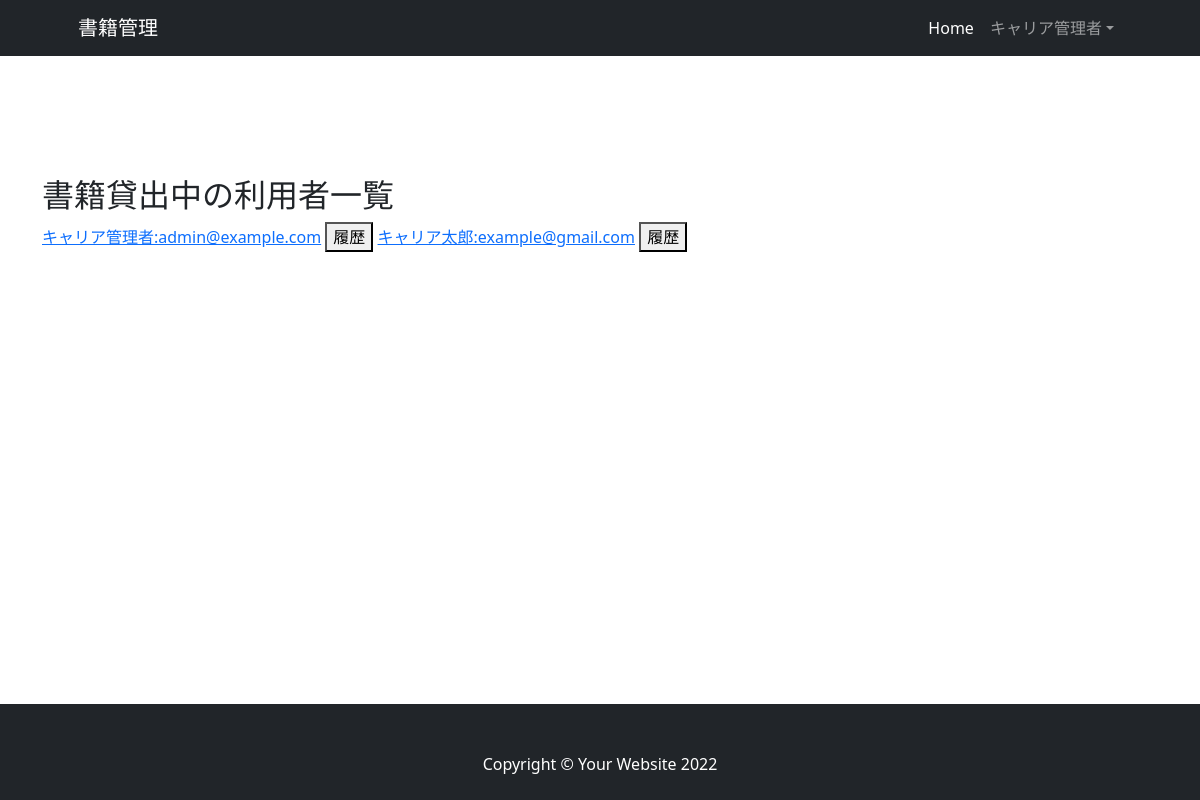
Page /list_status_user/ (signed in) on the committed database.
### register/models.py (models this page shows, shortened)
class User(AbstractBaseUser, PermissionsMixin):
    email = models.EmailField(_('email address'), unique=True)
    first_name = models.CharField(_('first name'), max_length=30, blank=True)
    last_name = models.CharField(_('last name'), max_length=150, blank=True)
    is_staff = models.BooleanField(
        _('staff status'),
        default=False,
        help_text=_(
            'Designates whether the user can log into this admin site.'),
    )
    is_active = models.BooleanField(
        _('active'),
        default=True,
        help_text=_(
            'Designates whether this user should be treated as active. '
            'Unselect this instead of deleting accounts.'
        ),
    )
    date_joined = models.DateTimeField(_('date joined'), default=timezone.now)
    """
    5冊目での貸出上限フラグ追加
    """
    rental_limit = models.BooleanField(default=False, help_text='5冊以上借りたらTrue', verbose_name='貸出上限フラグ')
    """
    借りているかどうかでフラグ追加
    """
    is_borrowing = models.BooleanField(default=False, help_text='本を借りていればTrue', verbose_name='本を借りている人/is_borrowing')
    objects = CustomUserManager()
    EMAIL_FIELD = 'email'
    USERNAME_FIELD = 'email'
    REQUIRED_FIELDS = []
    class Meta:
        verbose_name = _('user')
        verbose_name_plural = _('users')
    def __str__(self):
        return self.last_name + self.first_name + ':' + self.email

### book_rental_app/views/lender_views.py (the view)
# urls.py: path('list_status_user/', views.list_status_user, name='list_status_user'),
def list_status_user(request):
    borrowing_users = User.objects.filter(is_borrowing=True)
    context = {
        'borrowing_users': borrowing_users,
    }
    return render(request, 'lender/list_status/list_status_user.html', context)

### book_rental_app/templates/lender/list_status/list_status_user.html (shortened to what this page needs)
{% extends 'lender/base.html' %}
{% block content %}
        <section class="pt-4">
            <div class="container">
              <h2>書籍貸出中の利用者一覧</h2>
              {% for borrowing_user in borrowing_users %}
              <a href="{% url 'book_rental_app:detail_status_user' borrowing_user.pk %}">{{ borrowing_user }}</a>
              <button type="button" onclick="location.href='{% url 'book_rental_app:history_status_user' borrowing_user.pk %}'">履歴</button>
              {% endfor %}
            </div>
        </section>
{% endblock %}

### book_rental_app/templates/lender/base.html (shortened to what this page needs)
{% load static %}
<!DOCTYPE html>
<html lang="ja">
    <head>
        <link href="https://cdn.jsdelivr.net/npm/bootstrap-icons@1.8.0/font/bootstrap-icons.css" rel="stylesheet" />
        <link href="{% static 'css/borrower.css' %}" rel="stylesheet" />
        <link href="{% static 'css/mystyle.css' %}" rel="stylesheet" />
    </head>
    <body>
        <nav class="navbar navbar-expand-lg navbar-dark bg-dark">
            <div class="container px-lg-5">
                <a class="navbar-brand" href="{% url 'book_rental_app:index_lender' %}">書籍管理</a>
                <div class="collapse navbar-collapse" id="navbarSupportedContent">
                    <ul class="navbar-nav ms-auto mb-2 mb-lg-0">
                        <li class="nav-item"><a class="nav-link active" aria-current="page" href="#!">Home</a></li>
                        {% if user.is_authenticated %}
                        {% if user.last_name and user.first_name %}
                        <li class="nav-item dropdown">
                            <a class="nav-link dropdown-toggle" data-toggle="dropdown"
                            href="#" role="button" aria-haspopup="true" aria-expanded="false">
                            {{ user.last_name }}{{ user.first_name }}</a>
                        </li>
                        {% endif %}
                        {% endif %}
                    </ul>
                </div>
            </div>
        </nav>
        {% block content %}
        {% endblock %}
        <footer class="py-5 bg-dark">
            <div class="container"><p class="m-0 text-center text-white">Copyright &copy; Your Website 2022</p></div>
        </footer>
    </body>
</html>

### static/css/mystyle.css (style rules this page uses)
body { margin: 0; padding: 0; position: relative; padding-bottom: 120px; }
section { margin-top: 6rem; }
footer { width: 100%; height: 6px; background-color: #89c7de; color: #fff; text-align: center; padding: 60px 0; position: fixed; bottom: 0; }

### rows in the picture
User: last_name "キャリア", first_name "管理者", last_name+first_name+email "キャリア管理者:admin@example.com"
User: last_name+first_name+email "キャリア太郎:example@gmail.com"
